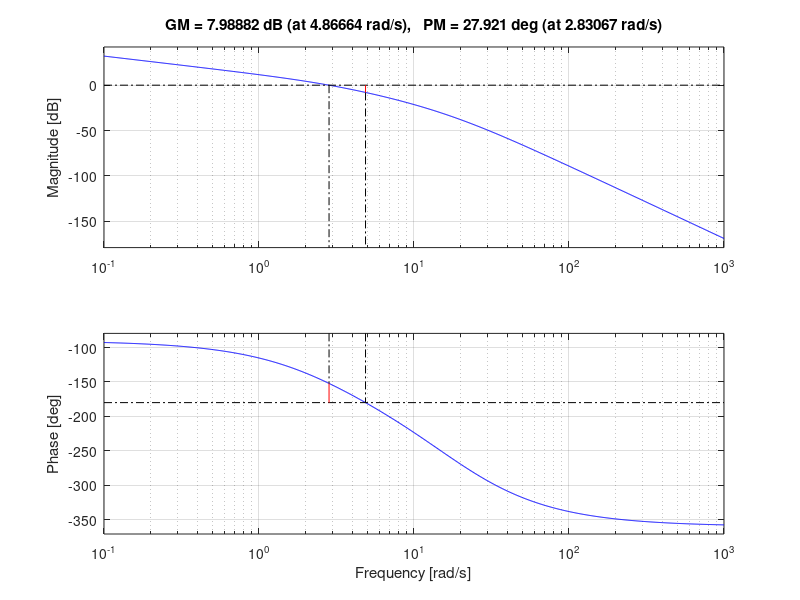
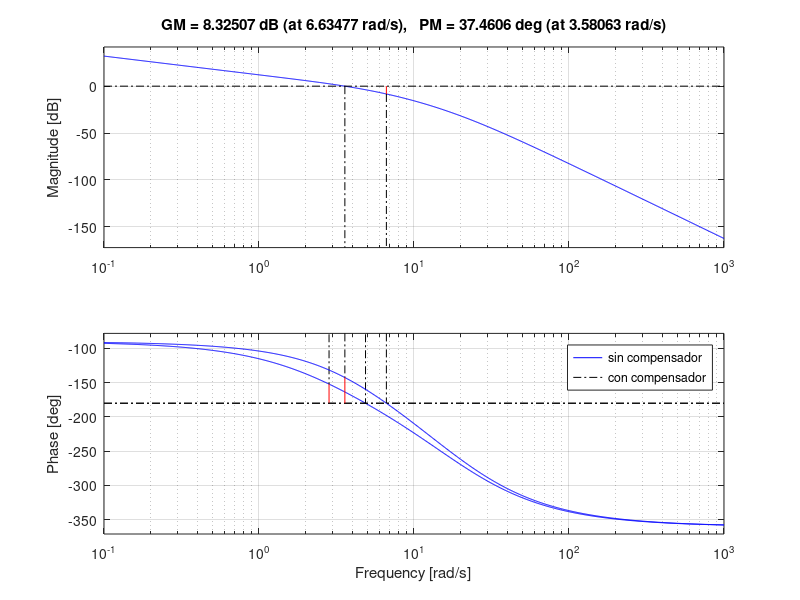
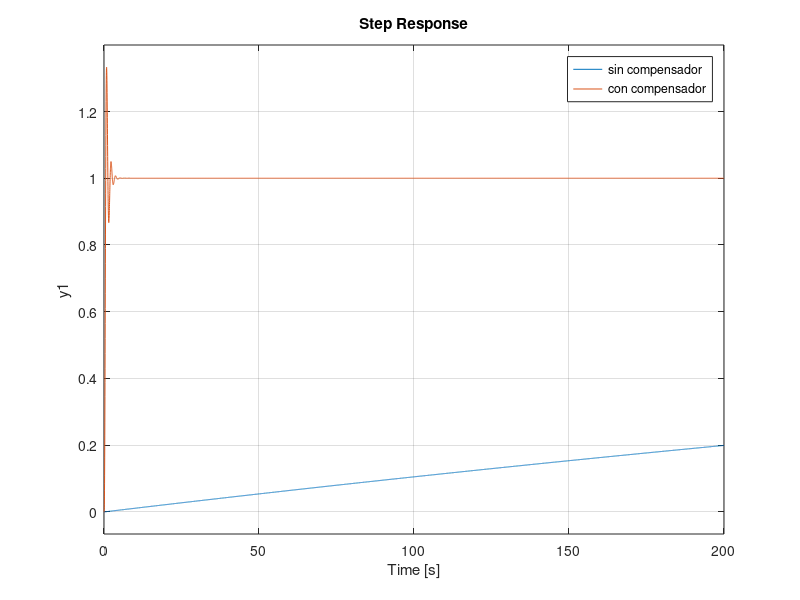

The MATLAB source for these figures, in order:
clear all, close all, clc

s=tf('s');

num=1;
den=s*(s+3)*(s+15)*(s+20);

G=num/den;

kc=4*3*15*20;

LA1=kc*G;

MFd=37;

figure, margin(LA1)
[Gm,Pm,Wcg,Wcp] = margin(LA1);

Theta_k=(MFd-Pm+12)*pi/180

alpha=(1+sin(Theta_k))/(1-sin(Theta_k))

A=10*log10(alpha)

% calculand wcgf

wcg=3.59;

T=1/sqrt(alpha)/wcg

K=kc*(alpha*T*s+1)/(T*s+1)

LA=K*G;

figure, margin(LA1)
hold on
margin(LA)
legend('sin compensador','con compensador')

T=feedback(G,1);
LC=feedback(LA,1);

figure, step(T,LC)
legend('sin compensador','con compensador')
